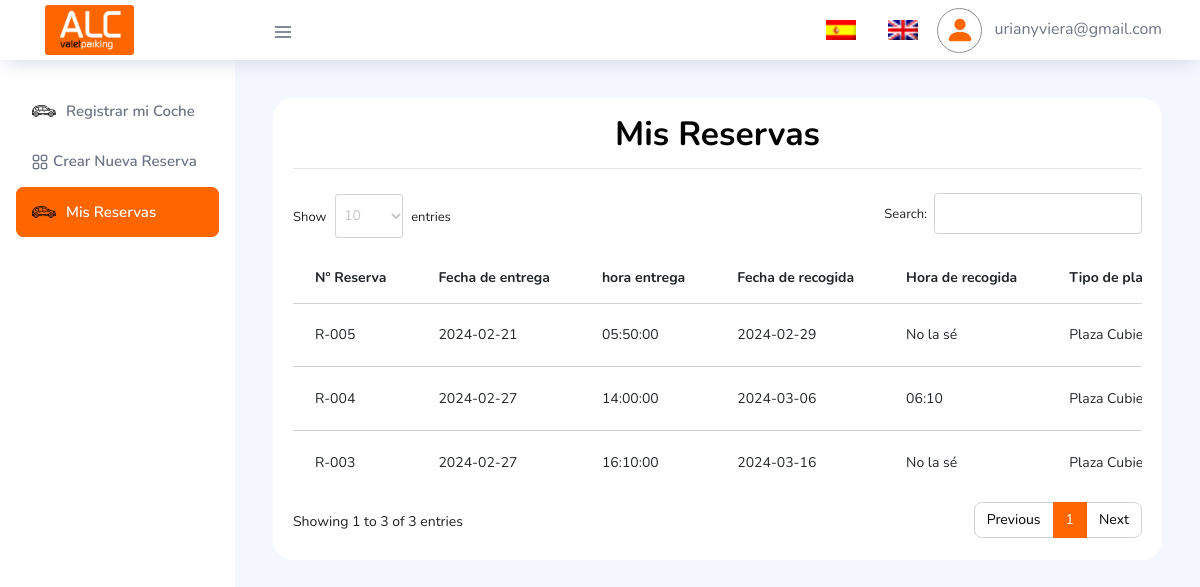
The page /dashboard/Reservas.php (signed in) on the database its author committed.
### tables this page shows
CREATE TABLE `tbl_reservas` (
  `id` int(11) unsigned NOT NULL AUTO_INCREMENT,
  `id_cliente` int(11) DEFAULT NULL,
  `id_coche_cliente` int(11) DEFAULT NULL,
  `fecha_entrega` date NOT NULL,
  `hora_entrega` time NOT NULL,
  `fecha_recogida` varchar(50) DEFAULT '',
  `hora_recogida` varchar(50) DEFAULT '',
  `tipo_plaza` varchar(100) NOT NULL DEFAULT '',
  `terminal_entrega` varchar(100) NOT NULL DEFAULT '',
  `terminal_recogida` varchar(100) NOT NULL DEFAULT '',
  `servicio_adicional` varchar(10) DEFAULT NULL,
  `total_dias_reserva` varchar(50) DEFAULT NULL,
  `total_pago_reserva` decimal(8,2) DEFAULT NULL,
  `total_pago_final` decimal(8,2) DEFAULT NULL,
  `descuento` bigint(11) DEFAULT 0,
  `formato_pago` varchar(250) DEFAULT NULL,
  `numero_vuelo_de_vuelta` varchar(50) DEFAULT NULL,
  `observacion_cliente` mediumtext DEFAULT NULL,
  `fecha_pago_factura` date DEFAULT NULL,
  `servicios_extras1` mediumtext DEFAULT NULL,
  `total_gasto_extras1` decimal(8,2) DEFAULT NULL,
  `servicios_extras2` mediumtext DEFAULT NULL,
  `total_gasto_extras2` decimal(8,2) DEFAULT NULL,
  `servicios_extras3` mediumtext DEFAULT NULL,
  `total_gasto_extras3` decimal(8,2) DEFAULT NULL,
  `estado_reserva` int(11) DEFAULT 0,
  `date_registro` timestamp NULL DEFAULT current_timestamp() ON UPDATE current_timestamp(),
  PRIMARY KEY (`id`)
);

### dashboard/funciones.php (called while the page is built, shortened)
<?php
   function getReservaPerfil($con, $idUser)
   {
       $sqlReservasP = "SELECT
                   r.*,
                   r.id AS id_reserva,
                   v.*
               FROM tbl_reservas AS r
               INNER JOIN tbl_vehiculos AS v ON r.id_cliente = v.id_cliente
               WHERE r.id_cliente ='$idUser'
               GROUP BY id_reserva
               ORDER BY r.date_registro DESC";
       $queryR = mysqli_query($con, $sqlReservasP);
       return $queryR;
   }
   ?>

### dashboard/Reservas.php (the view, shortened to what this page needs)
<?php
if (isset($_SESSION['emailUser']) != "" && $_SESSION['rol'] == 0) {
    $IdUser     = $_SESSION['IdUser'];
    $email      = $_SESSION['emailUser'];
    $rolUser     = $_SESSION['rol'];
?>
    <!DOCTYPE html>
    <html lang="es">
    <link href="https://unpkg.com/gijgo@1.9.14/css/gijgo.min.css" rel="stylesheet" type="text/css" />
    <body>
        <div class="container-scroller">
            <?php include 'bases/navbar.php'; ?>
            <div class="container-fluid page-body-wrapper">
                <?php include 'bases/nav.php';
                include 'funciones.php';
                $mis_reservas = getReservaPerfil($con, $IdUser);
                ?>
                <div class="main-panel">
                    <div class="content-wrapper">
                        <div class="row justify-content-md-center">
                            <div class="col-lg-12 grid-margin stretch-card">
                                <div class="card">
                                    <div class="card-body">
                                        <h4 class="card-title text-center mb-4" id="title_tabla_reservas">Mis Reservas
                                            <hr>
                                        </h4>
                                        <div class="table-responsive">
                                            <table id="MiTabla" class="table">
                                                <thead>
                                                    <tr>
                                                        <th id="th_numeroReserva">Nº Reserva</th>
                                                        <th id="th_fechaEntrega">Fecha de entrega</th>
                                                        <th id="th_horaEntrega">hora entrega</th>
                                                        <th id="th_fechaRecogida">Fecha de recogida</th>
                                                        <th id="th_horaRecogida">Hora de recogida</th>
                                                        <th id="th_plaza">Tipo de plaza</th>
                                                    </tr>
                                                </thead>
                                                <tbody>
                                                    <?php
                                                    while ($reserva = mysqli_fetch_array($mis_reservas)) { ?>
                                                        <tr>
                                                            <td><?php
                                                                $reserva_id = $reserva["id_reserva"];
                                                                if ($reserva_id < 10) {
                                                                    echo 'R-00' . $reserva_id;
                                                                } elseif ($reserva_id < 100) {
                                                                    echo 'R-0' . $reserva_id;
                                                                } else {
                                                                    echo 'R-' . $reserva_id;
                                                                }
                                                                ?></td>
                                                            <td><?php echo $reserva["fecha_entrega"]; ?></td>
                                                            <td><?php echo $reserva["hora_entrega"]; ?></td>
                                                            <td><?php echo $reserva["fecha_recogida"]; ?></td>
                                                            <td><?php echo $reserva["hora_recogida"]; ?></td>
                                                            <td><?php echo $reserva["tipo_plaza"]; ?></td>
                                                        </tr>
                                                    <?php } ?>
                                                </tbody>
                                            </table>
                                        </div>
                                    </div>
                                </div>
                            </div>
                        </div>
                    </div>
                </div>
            </div>
        </div>
    </body>
    </html>
<?php
} else { ?>
    <script type="text/javascript">
        location.href = "../acciones/login/exit.php";
    </script>
<?php }  ?>

### dashboard/bases/navbar.php (shortened to what this page needs)
<nav class="navbar col-lg-12 col-12 p-0 fixed-top d-flex flex-row">
  <div class="text-center navbar-brand-wrapper d-flex align-items-center justify-content-center">
    <a class="navbar-brand brand-logo mr-5" href="./">
      <img src="../assets/custom/imgs/logo_naranja.png" class="mr-2" alt="logo" />
    </a>
  </div>
  <div class="navbar-menu-wrapper d-flex align-items-center justify-content-end">
    <button class="navbar-toggler navbar-toggler align-self-center" type="button" data-toggle="minimize">
      <span class="icon-menu"></span>
    </button>
    <ul class="navbar-nav navbar-nav-right">
      <?php
      if ($rolUser == 0) { ?>
        <li class="nav-item">
          <img title="Español" src="../assets/custom/imgs/es.png" alt="Español" onclick="cambiarIdioma('es')" style="width: 30px; display: block; cursor: pointer" />
        </li>
        <li class="nav-item">
          <img title="English" src=" ../assets/custom/imgs/en.png" alt="English" onclick="cambiarIdioma('en')" style="width: 30px; display: block; cursor: pointer" />
        </li>
      <?php } ?>
      <li class="nav-item nav-profile dropdown">
        <a class="nav-link dropdown-toggle" href="#" data-toggle="dropdown" id="profileDropdown">
          <i class="bi bi-person-fill perfil_radius"></i>
          <span> <?php echo $email; ?></span>
        </a>
      </li>
    </ul>
  </div>
</nav>

### dashboard/bases/nav.php (shortened to what this page needs)
<nav class="sidebar sidebar-offcanvas" id="sidebar">
  <ul class="nav">
    <?php
    if ($rolUser == 1) { ?>
      <li class="nav-item">
        <a class="nav-link" href="AgendaDiaria.php">
          <i class="bi bi-calendar3 menu-icon"></i>
          <span class="menu-title">Agenda diaria</span>
        </a>
      </li>
      <li class="nav-item">
        <a class="nav-link" href="CrearReserva.php">
          <img src="../assets/custom/imgs/carro.png" alt="car" style="padding: 0px 10px 0px 0px" />
          <span class="menu-title">Crear Nueva Estancia</span>
        </a>
      </li>
      <li class="nav-item">
        <a class="nav-link" href="CrearCliente.php">
          <i class="bi bi-person-fill-add menu-icon"></i>
          <span class="menu-title">Clientes</span>
        </a>
      </li>
      <li class="nav-item">
        <a class="nav-link" data-toggle="collapse" href="#error" aria-expanded="false" aria-controls="error">
          <i class="bi bi-alarm menu-icon"></i>
          <span class="menu-title">Estancias</span>
          <i class="menu-arrow"></i>
        </a>
        <div class="collapse" id="error">
          <ul class="nav flex-column sub-menu">
            <li class="nav-item"> <a class="nav-link" href="EstanciasEntradas.php"> Estancias de Entradas </a></li>
            <li class="nav-item"> <a class="nav-link" href="EstanciasSalidas.php"> Estancias de Salidas </a></li>
          </ul>
        </div>
      </li>
      <li class="nav-item">
        <a class="nav-link" href="NuevoUsuario.php">
          <i class="bi bi-person-fill-lock"></i>
          <span class="menu-title">Crear Usuario</span>
        </a>
      </li>
      <li class="nav-item">
        <a class="nav-link" href="HistorialReservas.php">
          <img src="../assets/custom/imgs/carro.png" alt="car" style="padding: 0px 10px 0px 0px" />
          <span class="menu-title">Historial Reservas</span>
        </a>
      </li>
    <?php } else { ?>
      <li class="nav-item">
        <a class="nav-link" href="AddCoche.php">
          <img src="../assets/custom/imgs/carro.png" alt="car" style="padding: 0px 10px 0px 0px" />
          <span class="menu-title" id="linkAddCoche">Registrar mi Coche</span>
        </a>
      </li>
      <li class="nav-item active">
        <a class="nav-link" href="index.php">
          <i class="icon-grid menu-icon"></i>
          <span class="menu-title" id="linkInicio">Crear Nueva Reserva</span>
        </a>
      </li>
      <li class="nav-item">
        <a class="nav-link" href="Reservas.php">
          <img src="../assets/custom/imgs/carro.png" alt="car" style="padding: 0px 10px 0px 0px" />
          <span class="menu-title" id="linkReservas">Mis Reservas</span>
        </a>
      </li>
    <?php } ?>
  </ul>
</nav>

### assets/custom/css/custom_css.css (style rules this page uses)
.navbar .navbar-brand-wrapper .navbar-brand img { height: 50px; border-radius: 3px; }
.sidebar .nav .nav-item .nav-link .menu-title { font-size: 15px !important; }
.sidebar .nav .nav-item .nav-link i.menu-icon { margin-right: 5px !important; }
.bi-person-fill { font-size: 30px; color: #ff6600; }
.perfil_radius { width: 45px; height: 45px; border: 1px solid #8e9193; border-radius: 50%; display: inline-flex; justify-content: center; align-items: center; }
.sidebar .nav .nav-item.active > .nav-link { color: #e3e3e3 !important; }
.card .card-title { font-size: 2.1rem !important; }

### rows shown on the page
tbl_reservas: id "5", fecha_entrega "2024-02-21", hora_entrega "05:50:00", fecha_recogida "2024-02-29", hora_recogida "No la sé", tipo_plaza "Plaza…"
tbl_reservas: id "4", fecha_entrega "2024-02-27", hora_entrega "14:00:00", fecha_recogida "2024-03-06", hora_recogida "06:10", tipo_plaza "Plaza…"
tbl_reservas: id "3", fecha_entrega "2024-02-27", hora_entrega "16:10:00", fecha_recogida "2024-03-16", hora_recogida "No la sé", tipo_plaza "Plaza…"

### other values the page prints
$email "urianyviera@gmail.com"
